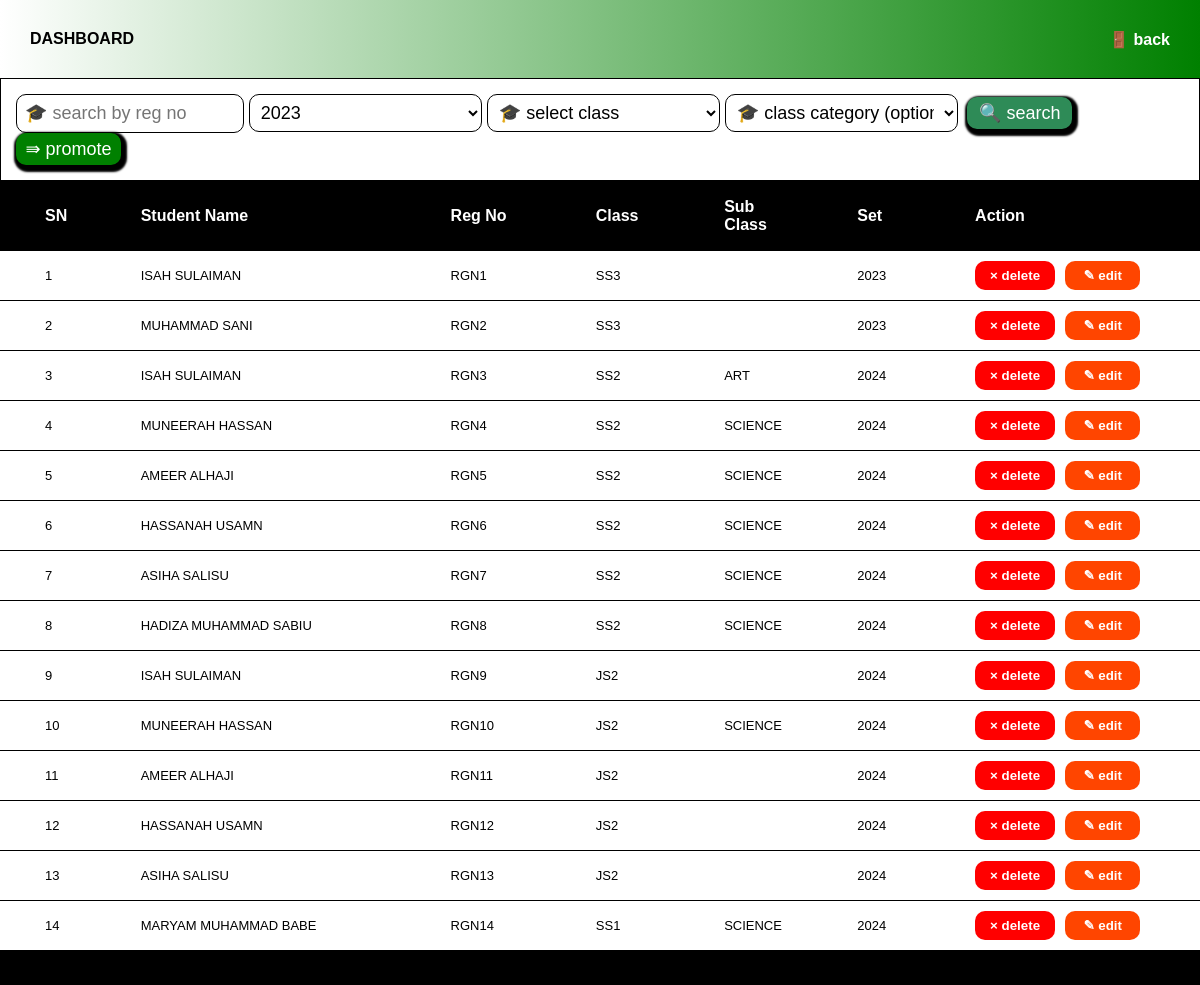
Page /students.php on the committed database.
### tables this page shows
CREATE TABLE `students` (
  `id` int(11) NOT NULL,
  `full_name` varchar(100) NOT NULL,
  `regno` varchar(100) NOT NULL,
  `student_class` varchar(100) NOT NULL,
  `sub_class` varchar(100) NOT NULL,
  `dt` varchar(100) NOT NULL
);

### students.php (the view, shortened to what this page needs)
<!DOCTYPE html>
<html lang="en">
<head>
    <link rel="stylesheet" href="css/students.css">
</head>
<body>
    <div class="header">DASHBOARD <span style="float: right;">
        <a href="admin.php">&#128682; back</a></span>
    </div>
    <div class="uploadForm">
        <form action="" method="POST">
            <input type="text" name="reg_no" placeholder="&#127891; search by reg no" class="search">
            <select name="year_enrolled" class="regularSelect" id="year">
                <?php
                    for ($i = 2023; $i < 2031; $i++) {
                        echo "<option>".$i."</option>";
                    }
                ?>
            </select>
            <select name="student_class" class="regularSelect">
                <option value="">&#127891; select class</option>
            </select>
            <select name="sub_class" class="regularSelect" >
                <option value="">&#127891; class category (optional)</option>
            </select>&nbsp;
            <button class="upload" name="search">&#128269; search</button> &nbsp;
            <button class="promote">&rAarr; promote</button>
            </form>
        </div>
        <div class="uploadspace">
            <table class="recordHolder">
                <thead>
                    <tr class="datahead">
                        <th style="width:50px ;">SN</th>
                        <th style="width: 500px;">Student Name</th>
                        <th style="width: 150px;">Reg No</th>
                        <th style="width: 100px;">Class</th>
                        <th style="width: 100px;">Sub Class</th>
                        <th style="width: 100px;">Set</th>
                        <th style="width: 400px;">Action </th>
                    </tr>
                </thead>
                <tbody>
                    <?php
                        $connection = mysqli_connect("localhost","root","","sms_db");
                if(isset($_POST["search"])) {
                    $filter = "SELECT *
                    FROM students
                    WHERE regno LIKE '%$_POST[reg_no]%'
                       AND student_class LIKE '%$_POST[student_class]%' AND sub_class LIKE '%$_POST[sub_class]%'
                       AND dt LIKE '%$_POST[year_enrolled]%'";
                    $filterQuery = mysqli_query($connection, $filter);
                    $results = mysqli_fetch_array($filterQuery);
                    $resultCount = mysqli_num_rows($filterQuery);
                    if ($resultCount > 0) {
                        $sn = 0;
                        do{
                            echo "<tr>";
                            echo "<td>".++$sn."</td>";
                            echo "<td>".$results['full_name']."</td>";
                            echo "<td>".$results['regno']."</td>";
                            echo "<td style='text-tranform:uppercase;'>".$results['student_class']."</td>";
                            echo "<td>".$results['sub_class']."</td>";
                            echo "<td>".$results['dt']."</td>";
                            echo '
                            <td class="actions">
                            <button class="del">&times; delete</button>&ensp;
                            <button class="edit">&#9998; edit</button>&ensp;
                            </td>
                            </tr>';
                        }while($results = mysqli_fetch_array($filterQuery));
                    }else{
                        echo "<tr>";
                        echo "<td colspan='10' style='padding:20px;text-align:center;font-size:30px;'>NO DATA</td>";
                        echo "</tr>";
                    }
                }else{
                    $getRecords = "SELECT * FROM students";
                    $query = mysqli_query($connection, $getRecords);
                    $rows = mysqli_fetch_array($query);
                    $nums = mysqli_num_rows($query);
                    if ($nums > 0) {
                        $sn = 0;
                        do{
                            echo "<tr>";
                            echo "<td>".++$sn."</td>";
                            echo "<td>".$rows['full_name']."</td>";
                            echo "<td>".$rows['regno']."</td>";
                            echo "<td style='text-tranform:uppercase;'>".$rows['student_class']."</td>";
                            echo "<td>".$rows['sub_class']."</td>";
                            echo "<td>".$rows['dt']."</td>";
                            echo '
                            <td class="actions">
                            <button class="del">&times; delete</button>&ensp;
                            <button class="edit">&#9998; edit</button>&ensp;
                            </td>
                            </tr>';
                        }while($rows = mysqli_fetch_array($query));
                    } else {
                        echo "<tr>";
                        echo "<td colspan='10' style='padding:20px;text-align:center;font-size:30px;'>NO DATA</td>";
                        echo "</tr>";
                    }
                }
                   ?>
                </tbody>
                <tr class="datahead">
                    <th colspan="10" class="totalContainer"></th>
                </tr>
            </table>
        </div>
</body>
</html>

### css/students.css (style rules this page uses)
* { margin: 0; padding: 0; outline: none; font-family: Arial, Helvetica, sans-serif; }
body { background-color:white; }
.header { padding: 30px; color: black; background:linear-gradient(90deg,white,green); font-weight: bold; box-shadow: 2px 2px 10px 5px black; }
a { color: white; text-decoration: none; }
.uploadForm { padding: 15px; background:white; border: 1px solid black; }
.upload { padding: 5px; width: 9%; border: 0px; background-color: seagreen; color: white; border-radius: 10px; box-shadow: 2px 3px 2px 4px black; font-size: 18px; transition: all .5s; }
select { background-color: white; padding: 7px; border-radius: 10px; transition: all .5s; color:black; font-size: 18px; width: 20%; border: 0px; border: 1px solid black; }
table { width: 100%; margin: 0px auto; border-collapse: collapse; }
tr { position: relative; }
th { background-color: black; padding: 17px; text-align: left; padding-left: 45px; color: white; }
td { padding:10px; background-color:white; border-bottom: 1px solid black; padding-left: 45px; text-transform: uppercase; font-size: 13px; animation-name: dataShow; animation-duration: 2s; animation-fill-mode: forwards; animation-direction: alternate; }
.del { padding: 7px; background-color: red; border: 0px; border-radius: 10px; width: 80px; color: white; transition: all .6s; font-weight: bold; }
.edit { padding: 7px; background-color:orangered; border: 0px; border-radius: 10px; width: 75px; color: white; font-weight: bold; transition: all .6s; }
.promote { padding: 5px; width: 9%; border: 0px; background-color:green; color: white; border-radius: 10px; box-shadow: 2px 3px 2px 4px black; font-size: 18px; transition: all .5s; }
.datahead { visibility: visible; animation-name: theading; animation-duration: 1s; animation-fill-mode: forwards; }
.search { background-color: white; padding: 8px; border-radius: 10px; transition: all .5s; color:black; font-size: 18px; width: 18%; border: 0px; border: 1px solid black; }
.actions { background:white; }
.recordHolder { position: relative; animation-name: recordHolder; animation-duration: 1s; animation-fill-mode: forwards; animation-direction: alternate; }

### rows in the picture
students: full_name "ISAH SULAIMAN", regno "RGN1", student_class "SS3", dt "2023"
students: full_name "MUHAMMAD SANI", regno "RGN2", student_class "SS3", dt "2023"
students: full_name "ISAH SULAIMAN", regno "RGN3", student_class "SS2", sub_class "ART", dt "2024"
students: full_name "MUNEERAH HASSAN", regno "RGN4", student_class "SS2", sub_class "SCIENCE", dt "2024"
students: full_name "AMEER ALHAJI", regno "RGN5", student_class "SS2", sub_class "SCIENCE", dt "2024"
students: full_name "HASSANAH USAMN", regno "RGN6", student_class "SS2", sub_class "SCIENCE", dt "2024"
students: full_name "ASIHA SALISU", regno "RGN7", student_class "SS2", sub_class "SCIENCE", dt "2024"
students: full_name "HADIZA MUHAMMAD SABIU", regno "RGN8", student_class "SS2", sub_class "SCIENCE", dt "2024"
students: full_name "ISAH SULAIMAN", regno "RGN9", student_class "JS2", dt "2024"
students: full_name "MUNEERAH HASSAN", regno "RGN10", student_class "JS2", sub_class "SCIENCE", dt "2024"
students: full_name "AMEER ALHAJI", regno "RGN11", student_class "JS2", dt "2024"
students: full_name "HASSANAH USAMN", regno "RGN12", student_class "JS2", dt "2024"
students: full_name "ASIHA SALISU", regno "RGN13", student_class "JS2", dt "2024"
students: full_name "MARYAM MUHAMMAD BABE", regno "RGN14", student_class "SS1", sub_class "SCIENCE", dt "2024"

### other values in the picture
form field year_enrolled "2023"
